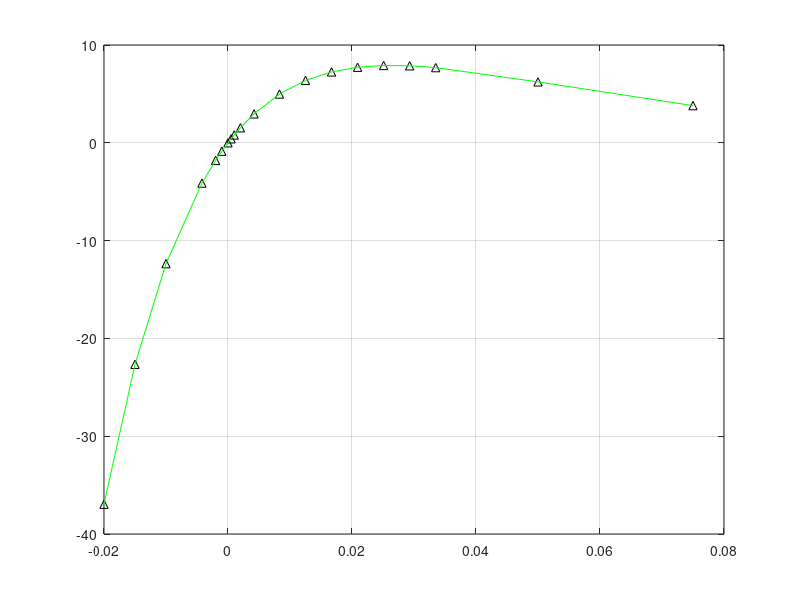
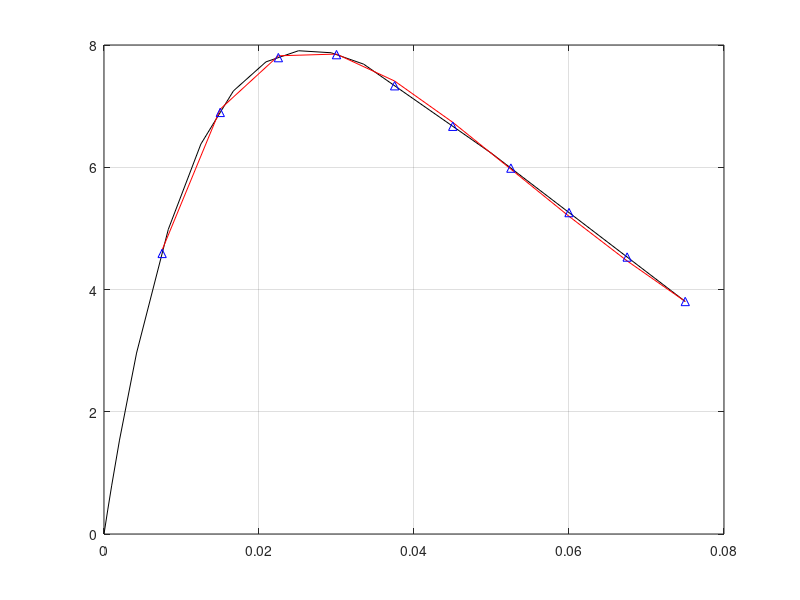

Write MATLAB code to recreate these figures, in order.
% d=[-0.05 0 .0042 .0083 .0125 .0167 .0209 .0251 .0293 .0335 .05 .075 .1 .125 .15 .175 .20 .225 .25 .275 .3];
d1=[-0.02 -0.015 -0.01 -0.0042 -0.0020 -0.0010 0 0.0005 0.0010 0.0020 .0042 .0083 .0125 .0167 .0209 .0251 .0293 .0335 .05 .075];
d2a=[0 0.0005 0.0010 0.0020 .0042 .0083 .0125 .0167 .0209 .0251 .0293 .0335 .05 .075];
d2b=[0.0075 0.015 0.0225 0.03 0.0375 0.045 0.0525 0.06 0.0675 0.075];
% f=(2*26.25*0.603105)*(1-exp(-26.25*d)).*(exp(-26.25*d));
f1=(2*26.25*0.603105)*(1-exp(-26.25*d1)).*(exp(-26.25*d1));
f2a=(2*26.25*0.603105)*(1-exp(-26.25*d2a)).*(exp(-26.25*d2a));
f2b=(2*26.25*0.603105)*(1-exp(-26.25*d2b)).*(exp(-26.25*d2b));
R_ansys=[4.5901 6.8972 7.7936 7.8424 7.3335 6.6704 5.9859 5.2585 4.5311 3.8038];
plot(d1,f1,'k^',d1,f1,'g');grid on
figure;plot(d2a,f2a,'k',d2b,f2b,'r',d2b,R_ansys,'b^');grid on
%%
% ro=0.34;
% epsilon=3.825e-4;
% K_LJSE1=24*(epsilon/(ro^2))*(26*(ro./r1ij).^14-7*(ro./r1ij).^8);
% %%
% DELTHETA=0:0.025:0.475;
% ktheta=(0.9*10^(-19));
% ksextic=0.754;
% M=(ktheta*DELTHETA).*(1+3*ksextic*(DELTHETA.^4));